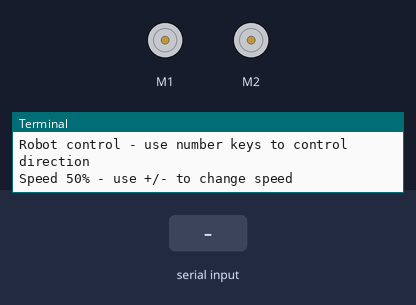
Simulated run of this program. Board: Raspberry Pi (BCM pin numbers). On the bench: 2 × DC motor (green arrow = forward, orange = backward, longer = faster), the last lines printed to the terminal. The test bench sets the inputs (shaded band). The camera gives no picture and a still takes 0.5 s; motors are numbered in the order the program creates them (left before right in a Robot). At 8.8 s the program stops and its outputs stay as they are.

Above: at 1.2 s.
1.3 s: "2" typed at the terminal
At 2.2 s:
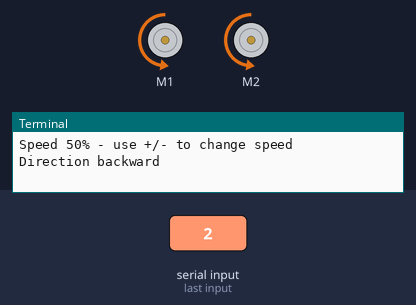
2.8 s: "+" typed at the terminal
At 3.3 s:
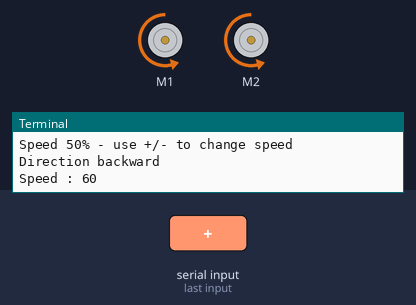
4.3 s: "4" typed at the terminal
At 5.5 s:
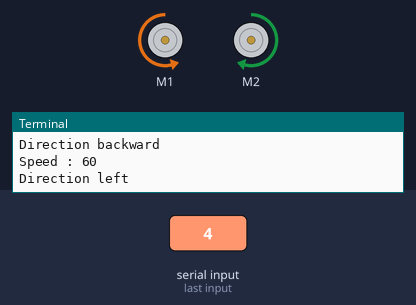
5.8 s: "6" typed at the terminal
At 6.8 s:
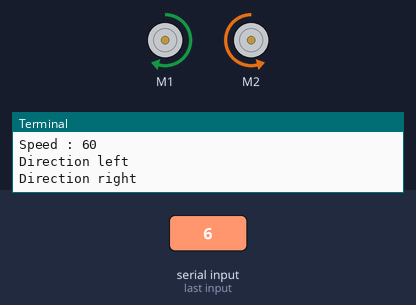
7.3 s: "-" typed at the terminal
At 7.9 s:
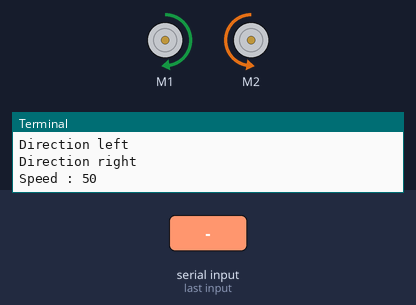
8.8 s: "q" typed at the terminal
At 9.1 s:
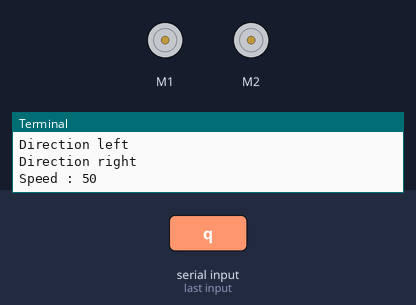
Timing chart, 0 to 10.3 s (numbered marks = the images above; inputs shaded):
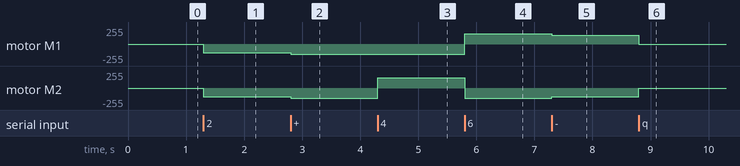

The program:

robotcontrol.py
```python
#!/usr/bin/python3
import sys, tty, termios
import picamera, time
from gpiozero import Robot

robot = Robot(left=(17, 18), right=(22, 23))
camera_enable = False
try:
    camera = picamera.PiCamera()
    camera.hflip=True
    camera.vflip=True
    camera_enable=True
except:
    print ("Camera not found - disabled");

photo_dir = "/home/pi/photos"

# get a character from the command line
def getch() :
    fd = sys.stdin.fileno()
    old_settings = termios.tcgetattr(fd)
    try:
        tty.setraw(sys.stdin.fileno())
        ch = sys.stdin.read(1)
    finally:
        termios.tcsetattr(fd, termios.TCSADRAIN, old_settings)
    return ch


# list to convert key presses into motor on/off values to correspond with the direction
# direction based on number keypad
# 8 = fwd, 4 = left, 5 = stop, 6 = right, 2 = rev
# the key for the list is the character
direction = {
    # number keys
    '2' : "backward",
    '4' : "left",
    '5' : "stop",
    '6' : "right",
    '8' : "forward"
}

current_direction = "stop"
# speed is as a percentage (ie. 100 = top speed)
# start speed is 50% which is fairly slow on a flat surface
speed = 50

print ("Robot control - use number keys to control direction")
print ("Speed " + str(speed) +"% - use +/- to change speed")

while True:
    # Convert speed from percentage to float (0 to 1)
    float_speed = speed / 100
    if (current_direction == "forward") :
        robot.forward(float_speed)
    # rev
    elif (current_direction == "backward") :
        robot.backward(float_speed)
    elif (current_direction == "left") :
        robot.left(float_speed)
    elif (current_direction == "right") :
        robot.right(float_speed)
    # stop
    else :
        robot.stop()

    # Get next key pressed
    ch = getch()

    # q = quit
    if (ch == 'q') :
        break
    elif (ch == '+') :
        speed += 10
        if speed > 100 :
            speed = 100
        print ("Speed : "+str(speed))
    elif (ch == '-' ) :
        speed -= 10
        if speed < 0 :
            speed = 0
        print ("Speed : "+str(speed))
    elif (ch in direction.keys()) :
        current_direction = direction[ch]
        print ("Direction "+current_direction)
    elif (ch == '0' and camera_enable == True) :
        timestring = time.strftime("%Y-%m-%dT%H.%M,%S", time.gmtime())
        print ("Taking photo " +timestring)
        camera.capture(photo_dir+'/photo_'+timestring+'.jpg')
robot.close()
```

Measured:
- after the input at 1.3 s, motor M1, motor M2: stopped → backward 128/255 at once
- after the input at 2.8 s, motor M1, motor M2: backward 128/255 → backward 153/255 at once
- after the input at 4.3 s, motor M2: backward 153/255 → forward 153/255 at once
- after the input at 5.8 s, motor M1: backward 153/255 → forward 153/255 at once; motor M2: forward 153/255 → backward 153/255 at once
- after the input at 7.3 s, motor M1: forward 153/255 → forward 128/255 at once; motor M2: backward 153/255 → backward 128/255 at once
- after the input at 8.8 s, motor M1: forward 128/255 → stopped at once; motor M2: backward 128/255 → stopped at once
